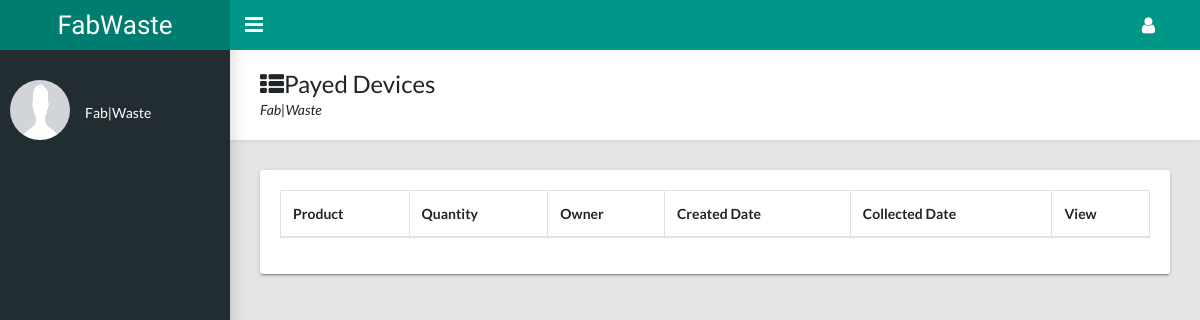
Before: /dashboard/payed-devices with the older database file.
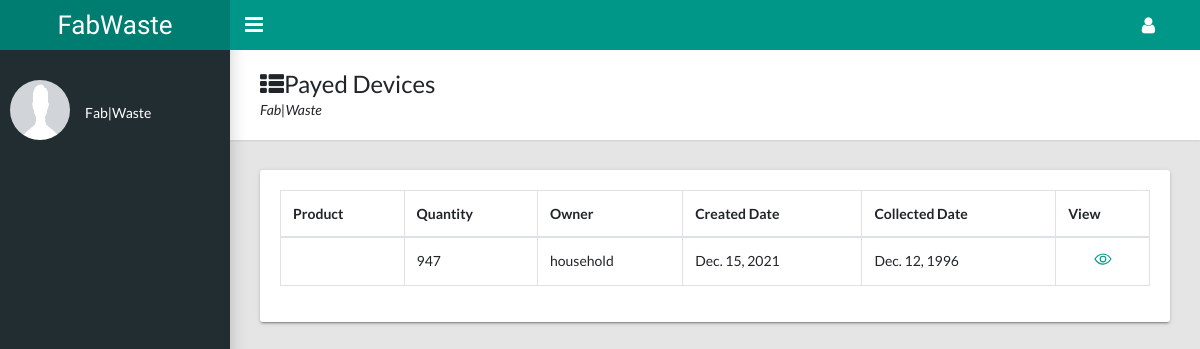
After: the same page with the newer database file.
### products/models.py (models this page shows, shortened)
class Product(models.Model):
    AVAILABILITY = (
        ('Available', 'Available'),
        ('Not_Available', 'Not_Available'),
    )
    STATUS = (
        ('UnSold', 'UnSold'), ('Collected', 'Collected'),
        ('Available', 'Available'), ('Denied', 'Denied'),
    )
    user = models.ForeignKey(UsersAccount, on_delete=models.DO_NOTHING)
    category = models.CharField(max_length=100)
    product_name = models.CharField(max_length=100)
    product_image = models.ImageField(upload_to='media')
    description = models.TextField()
    created_date = models.DateField(auto_now_add=True)
    collected_date = models.DateField()
    quantity = models.IntegerField()
    status = models.CharField(max_length=10, choices=STATUS, default='Pending')
    payed = models.BooleanField(default=False)
    desired_price = models.DecimalField(max_digits=10, decimal_places=0, default=0)
    buying_price = models.DecimalField(max_digits=10, decimal_places=0, default=0)
    selling_price = models.DecimalField(max_digits=10, decimal_places=0, default=0)
    district = models.CharField(max_length=100)
    sector = models.CharField(max_length=100)
    cell = models.CharField(max_length=100)
    village = models.CharField(max_length=100)
    road_number = models.CharField(max_length=100)
    house_number = models.CharField(max_length=100)

### userauth/models.py (models this page shows, shortened)
class UsersAccount(AbstractBaseUser, PermissionsMixin):
    email = models.EmailField(verbose_name='Email Address', unique=True)
    full_name = models.CharField(max_length=50)
    mobile = models.CharField(max_length=12, blank=True)
    is_active = models.BooleanField(default=False)
    is_staff = models.BooleanField(default=False)
    is_house_hold = models.BooleanField(default=False)
    is_agent = models.BooleanField(default=False)
    is_admin = models.BooleanField(default=False)
    location = models.CharField(max_length=100)
    created = models.DateTimeField(auto_now_add=True)
    updated = models.DateTimeField(auto_now=True)
    objects = CustomAccountManager()
    USERNAME_FIELD = 'email'
    REQUIRED_FIELDS = ['full_name']
    class Meta:
        verbose_name = 'Account'
        verbose_name_plural = 'Account'

### dashboard/views.py (the view)
# urls.py: path('payed-devices', payed_devices, name='payed'),
def payed_devices(request):
    devices = Product.objects.filter(payed=True)
    context = {
        'devices': devices,
    }
    return render(request, 'dashboard/payed_devices.html', context)

### templates/dashboard/payed_devices.html (shortened to what this page needs)
{% extends 'dashboard/dashboard.html' %}
{% load static %}
{% block dashboard_content %}
    <main class="app-content">
      <div class="app-title">
        <div>
          <h1><i class="fa fa-th-list"></i>Payed Devices</h1>
          <p>Fab|Waste</p>
        </div>
      </div>
      <div class="row">
        <div class="col-md-12">
          <div class="tile">
            <div class="tile-body">
              <div class="table-responsive">
                <table class="table table-hover table-bordered" id="sampleTable">
                  <thead>
                    <tr>
                      <th>Product</th>
                      <th>Quantity</th>
                      <th>Owner</th>
                      <th>Created Date</th>
                      <th>Collected Date</th>
                      <th>View</th>
                    </tr>
                  </thead>
                  <tbody>
                    {% for device in devices %}
                        <tr>
                          <td>{{ device.product}}</td>
                          <td>{{ device.quantity}}</td>
                          <td>{{ device.user.full_name}}</td>
                          <td>{{ device.created_date}}</td>
                          <td>{{ device.collected_date}}</td>
                          <td>
                            <div class="text-center">
                              <a href=""><ion-icon name="eye-outline" style="font-size: large"></ion-icon></a>
                            </div>
                          </td>
                        </tr>
                    {% endfor %}
                  </tbody>
                </table>
              </div>
            </div>
          </div>
        </div>
      </div>
    </main>
{% endblock %}

Changed rows visible on the page:
added Product: quantity "947", user.full_name "household", created_date "Dec. 15, 2021", collected_date "Dec. 12, 1996"
